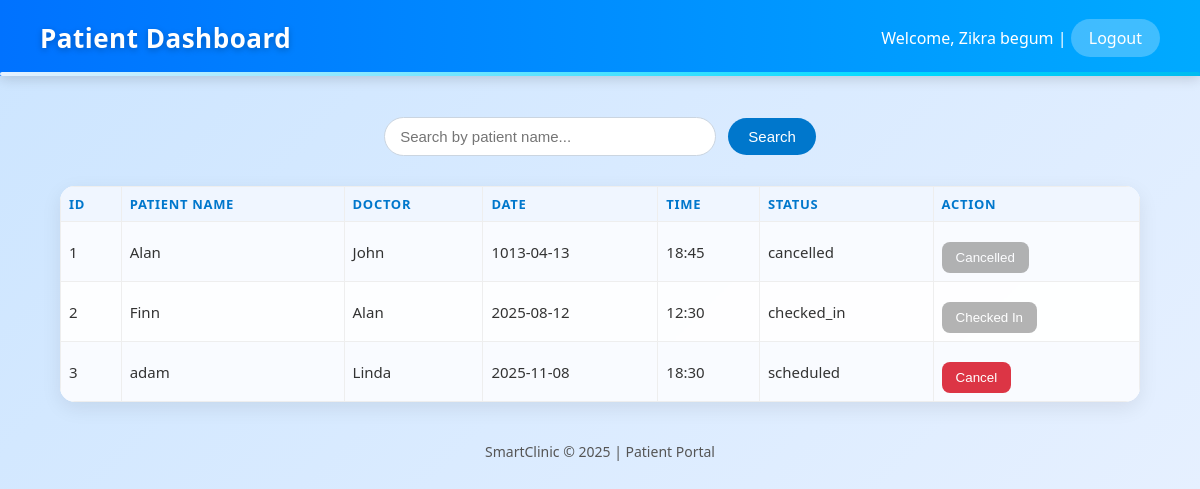
/patient_dashboard (signed in), run on the app's committed database.
### tables this page shows
CREATE TABLE appointments (
    id INTEGER PRIMARY KEY AUTOINCREMENT,
    patient_name TEXT NOT NULL,
    doctor_name TEXT NOT NULL,
    date TEXT NOT NULL,
    time TEXT NOT NULL,
    status TEXT DEFAULT 'pending'
, user_id INTEGER);

### app.py (the view)
@app.route('/patient_dashboard')
@login_required
def patient_dashboard():
    q = request.args.get('q', '').strip()
    conn = get_db_connection()
    try:
        if q:
            rows = conn.execute(
                "SELECT * FROM appointments WHERE patient_name LIKE ? ORDER BY date, time",
                ('%' + q + '%',)
            ).fetchall()
        else:
            rows = conn.execute('SELECT * FROM appointments ORDER BY date, time').fetchall()
    finally:
        conn.close()
    return render_template('patient_dashboard.html', appointments=rows)

### app.py (called while the page is built)
def get_db_connection():
    conn = sqlite3.connect(DB)
    conn.row_factory = sqlite3.Row
    return conn

def login_required(f):
    @wraps(f)
    def decorated_function(*args, **kwargs):
        if 'user_id' not in session:
            flash("Please log in to access this page.", "error")
            return redirect(url_for('login', next=request.path))
        return f(*args, **kwargs)
    return decorated_function

### templates/patient_dashboard.html (shortened to what this page needs)
<!DOCTYPE html>
<html lang="en">
<head>
  <link rel="stylesheet" href="{{ url_for('static', filename='css/style.css') }}">
</head>
<body>
  <header>
    <h2>Patient Dashboard</h2>
    <div>
      <span>Welcome, {{ session['full_name'] }}</span> |
      <a href="{{ url_for('logout') }}" class="logout">Logout</a>
    </div>
  </header>
  <div class="search-container">
    <form method="get" action="{{ url_for('patient_dashboard') }}">
      <input type="text" name="q" placeholder="Search by patient name..." value="{{ request.args.get('q', '') }}">
      <button type="submit">Search</button>
    </form>
  </div>
  <table>
    <tr>
      <th>ID</th>
      <th>Patient Name</th>
      <th>Doctor</th>
      <th>Date</th>
      <th>Time</th>
      <th>Status</th>
      <th>Action</th>
    </tr>
    {% for appt in appointments %}
    <tr>
      <td>{{ appt['id'] }}</td>
      <td>{{ appt['patient_name'] }}</td>
      <td>{{ appt['doctor_name'] }}</td>
      <td>{{ appt['date'] }}</td>
      <td>{{ appt['time'] }}</td>
      <td>{{ appt['status'] }}</td>
      <td>
        {% if appt['status'] == 'scheduled' %}
          <a href="{{ url_for('cancel_appointment', appointment_id=appt['id']) }}"
             onclick="return confirm('Cancel appointment for {{ appt.patient_name }} with {{ appt.doctor_name }}?');">
             <button class="btn btn-cancel">Cancel</button>
          </a>
        {% elif appt['status'] == 'cancelled' %}
          <button class="btn btn-disabled">Cancelled</button>
        {% elif appt['status'] == 'checked_in' %}
          <button class="btn btn-disabled">Checked In</button>
        {% endif %}
      </td>
    </tr>
    {% else %}
    <tr>
      <td colspan="7"><em>No appointments found.</em></td>
    </tr>
    {% endfor %}
  </table>
  <footer>
    SmartClinic © 2025 | Patient Portal
  </footer>
</body>
</html>

### static/css/style.css (style rules this page uses)
body { font-family: Arial, sans-serif; background: #f7f9fc; color:#222; margin:0; padding:0; }
h1,h2 { color:#1f6feb; }
a { color:#1f6feb; text-decoration:none; }
table { width:100%; border-collapse:collapse; margin-top:12px; }
table th, table td { border:1px solid #eee; padding:8px; text-align:left; }
form input { padding:8px; width:300px; margin-top:4px; }
button { margin-top:12px; padding:8px 12px; background:#1f6feb; color:white; border:none; cursor:pointer; }
table th { background:#f0f6ff; }

### templates/patient_dashboard.html (style rules this page uses)
body { font-family: "Poppins", "Segoe UI", sans-serif; background: linear-gradient(135deg, #cce5ff 0%, #e6f0ff 100%); margin: 0; padding: 0; animation: fadeIn 0.6s ease-in; }
header { background: linear-gradient(90deg, #0072ff 0%, #00aaff 100%); color: white; padding: 20px 40px; display: flex; justify-content: space-between; align-items: center; box-shadow: 0 3px 12px rgba(0, 0, 0, 0.15); position: relative; overflow: hidden; }
header::after { content: ""; position: absolute; bottom: 0; left: 0; width: 100%; height: 4px; background: linear-gradient(90deg, #fff, #00e1ff, #0077cc, #00e1ff, #fff); background-size: 300%; animation: glowLine 6s ease-in-out infinite; border-radius: 2px; opacity: 0.9; }
header h2 { margin: 0; font-weight: 700; letter-spacing: 0.5px; font-size: 26px; color: white; text-shadow: 0 2px 6px rgba(0, 0, 0, 0.25); animation: pulseGlow 4s ease-in-out infinite; }
header a.logout { color: #fff; text-decoration: none; background: rgba(255, 255, 255, 0.25); padding: 8px 18px; border-radius: 25px; transition: 0.2s ease; font-weight: 500; z-index: 2; }
.search-container { text-align: center; margin: 30px 0 20px 0; }
.search-container input[type="text"] { padding: 10px 15px; width: 300px; border: 1px solid #cbd5e0; border-radius: 25px; outline: none; font-size: 15px; transition: 0.2s; }
.search-container button { background: #0077cc; color: white; border: none; border-radius: 25px; padding: 10px 20px; cursor: pointer; font-size: 15px; margin-left: 8px; transition: all 0.3s ease; }
table { border-collapse: collapse; width: 90%; margin: 30px auto; background: rgba(255, 255, 255, 0.95); border-radius: 15px; overflow: hidden; box-shadow: 0 6px 20px rgba(0, 0, 0, 0.08); backdrop-filter: blur(10px); }
th { background: #ffffff; color: #0077cc; text-transform: uppercase; font-size: 13px; letter-spacing: 0.7px; padding: 14px 10px; border-bottom: 2px solid #e6f0ff; }
td { padding: 14px 10px; text-align: center; border-bottom: 1px solid #edf2f7; font-size: 15px; color: #333; }
tr:nth-child(even) { background-color: #f9fbff; }
.btn { padding: 8px 14px; border-radius: 8px; border: none; font-weight: 500; color: white; cursor: pointer; transition: 0.3s ease; }
.btn-cancel { background-color: #dc3545; }
.btn-disabled { background-color: gray; cursor: not-allowed; opacity: 0.6; }
footer { text-align: center; margin: 40px 0; color: #555; font-size: 14px; }

### data on the page
appointments: id "1", patient_name "Alan", doctor_name "John", date "1013-04-13", time "18:45", status "cancelled", shows "Cancelled"
appointments: id "2", patient_name "Finn", doctor_name "Alan", date "2025-08-12", time "12:30", status "checked_in", shows "Checked In"
appointments: id "3", patient_name "adam", doctor_name "Linda", date "2025-11-08", time "18:30", status "scheduled"

### other printed values
{{ session['full_name'] }} "Zikra begum"
